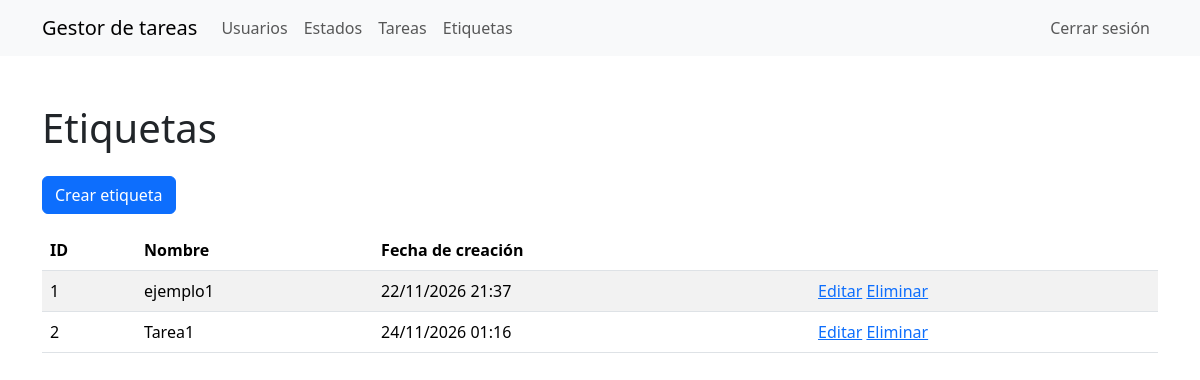
Before: /labels/ (signed in) with the older database file.
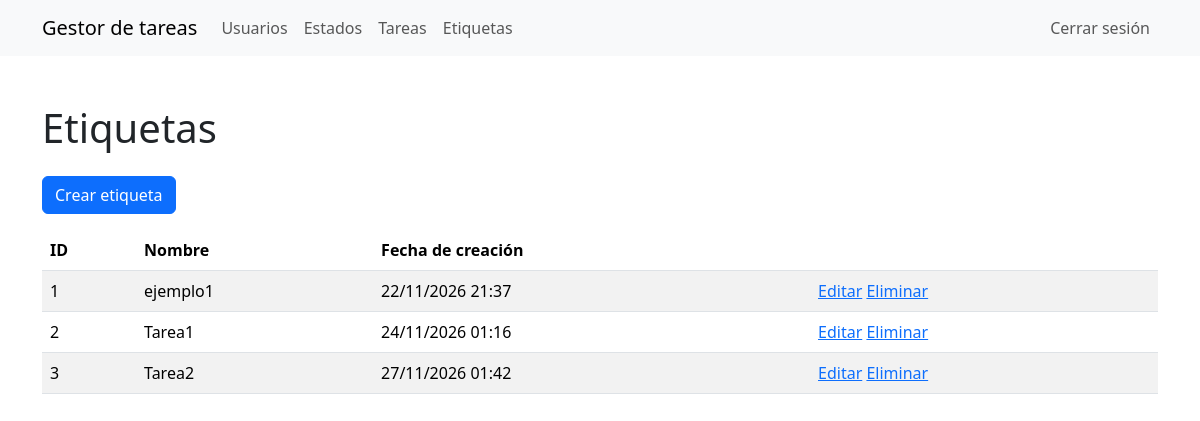
After: the same page with the newer database file.
### task_manager/labels/models.py (models this page shows, shortened)
class Label(models.Model):
    name = models.CharField(max_length=255, unique=True)
    created_at = models.DateTimeField(auto_now_add=True)

### task_manager/labels/views.py (the view)
# urls.py: path('', views.LabelListView.as_view(), name='labels_index'),
class LabelListView(AuthRequiredMixin, ListView):
    model = Label
    template_name = 'labels/index.html'

### task_manager/templates/labels/index.html
{% extends "base.html" %}
{% block content %}
  <h1 class="my-4">Etiquetas</h1>
  <a class="btn btn-primary mb-3" href="{% url 'labels_create' %}">
    Crear etiqueta
  </a>
  <table class="table table-striped">
    <thead>
      <tr>
        <th>ID</th>
        <th>Nombre</th>
        <th>Fecha de creación</th>
        <th></th>
      </tr>
    </thead>
    <tbody>
      {% for label in label_list %}
        <tr>
          <td>{{ label.pk }}</td>
          <td>{{ label.name }}</td>
          <td>{{ label.created_at|date:"d/m/Y H:i" }}</td>
          <td>
            <a href="{% url 'labels_update' label.pk %}">Editar</a>
            <a href="{% url 'labels_delete' label.pk %}">Eliminar</a>
          </td>
        </tr>
      {% endfor %}
    </tbody>
  </table>
{% endblock %}

Changed rows visible on the page:
added Label: pk "3", name "Tarea2", created_at "27/11/2026 01:42"
